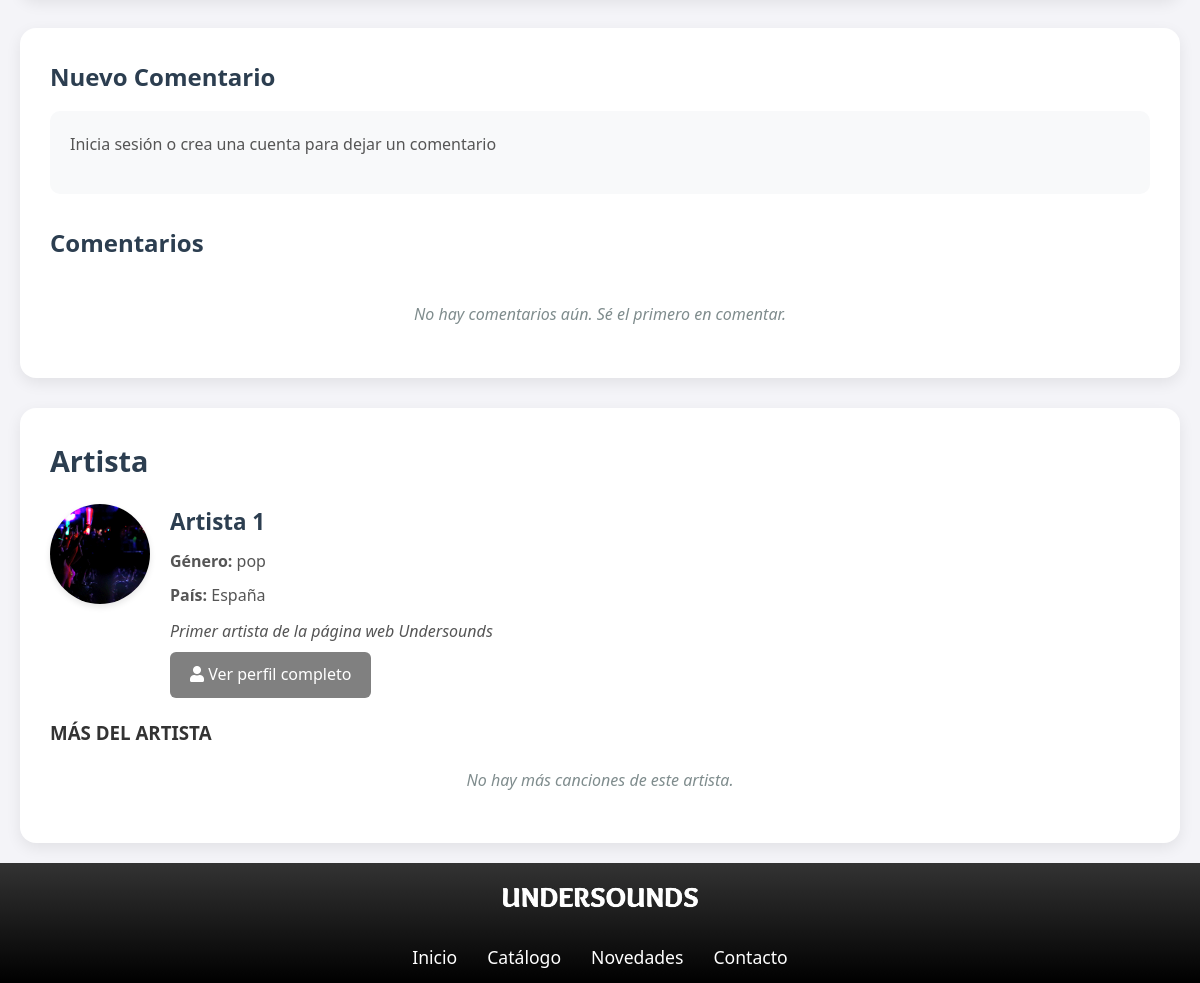
The page /album/11/ (lower part) on the database as committed earlier.
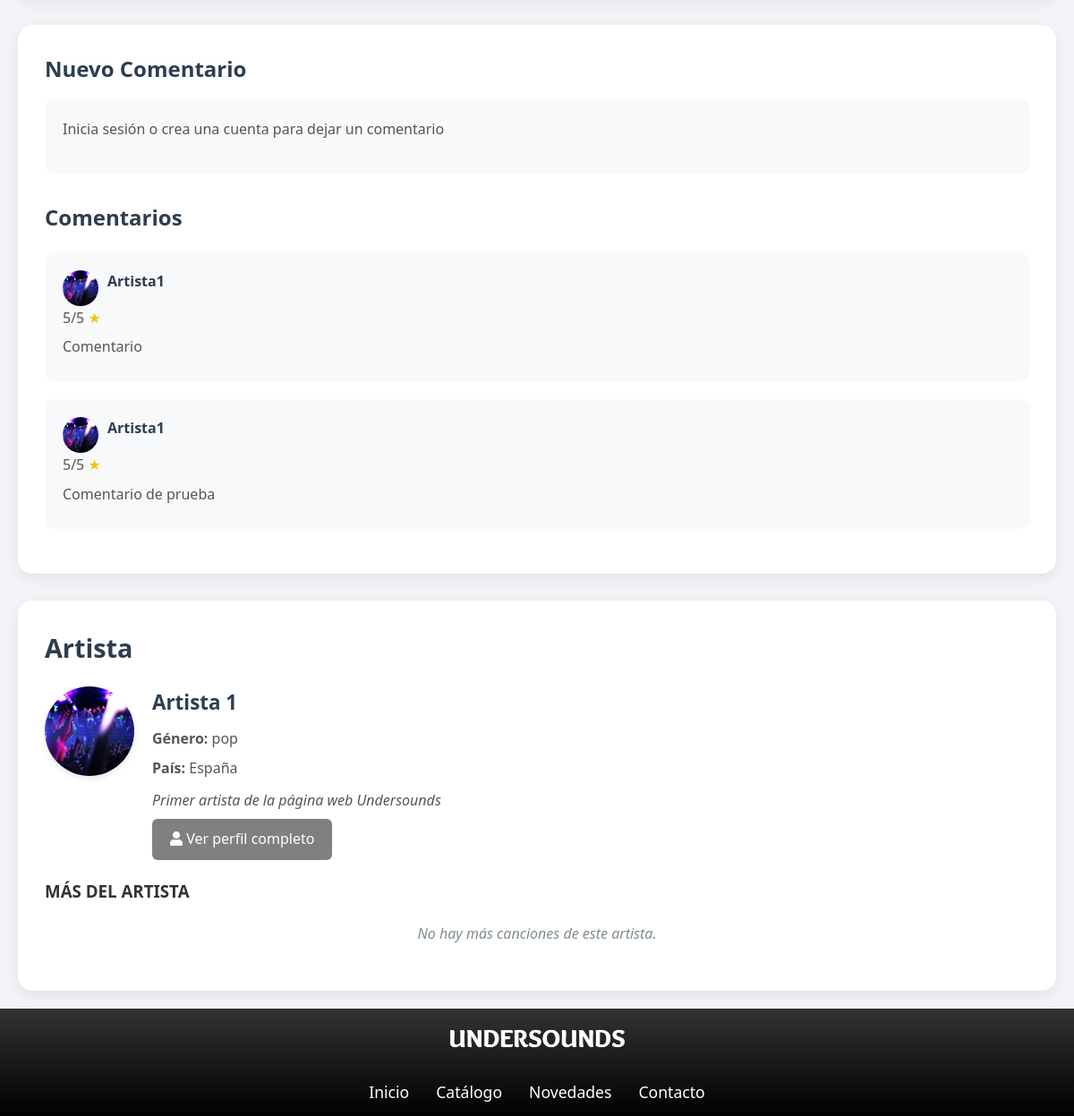
The same page on the database as committed later.
### model/music/comments_model.py (models this page shows, shortened)
class Comments(models.Model):
    user_id = models.ForeignKey(User, on_delete=models.CASCADE,related_name='user_comments')
    comment = models.TextField(max_length=255)
    rating = models.DecimalField(max_digits=5, decimal_places=2, default='0.00')
    song_id = models.ForeignKey(Song, on_delete=models.CASCADE, related_name='song_comments', null=True, blank=True)
    album_id = models.ForeignKey(Album, on_delete=models.CASCADE, related_name='album_comments', null=True, blank=True)
    class Meta:
        app_label = 'music'

### user/models.py (models this page shows, shortened)
class User(AbstractUser):
    ROLE_CHOICES = (
        ('user', 'User'),
        ('artist', 'Artist'),
    )
    role = models.CharField(max_length=10, choices=ROLE_CHOICES, default='user')
    credit_card_number = models.CharField(max_length=16, blank=True, null=True)
    credit_card_expiry = models.DateField(blank=True, null=True)
    created_at = models.DateTimeField(auto_now_add=True)
    avatar = models.ImageField(upload_to='avatars/', default='avatars/usuario.png')
    backend = models.CharField(max_length=255, default='django.contrib.auth.backends.ModelBackend')
    artist_name = models.CharField(max_length=255, blank=True, null=True)
    artist_type = models.CharField(max_length=50, blank=True, null=True)
    bio = models.TextField(max_length=500, blank=True, null=True)
    genre = models.CharField(max_length=50, blank=True, null=True)
    country = models.CharField(max_length=100, blank=True, null=True)
    songs = models.ManyToManyField('music.Song', related_name='artists', blank=True)
    albums = models.ManyToManyField('music.Album', related_name='artists', blank=True)
    class Meta:
        app_label = 'user'

### view/music/views.py (the view)
# urls.py: path('album/<int:album_id>/', views.album_detail, name='album_detail'),
def album_detail(request, album_id):
    album_dto = AlbumController.get_album(album_id)
    if not album_dto:
        return render(request, '404.html', status=404)
    User = get_user_model()
    artist = User.objects.filter(artist_name=album_dto.artist_name).first()
    songs = SongController.get_songs_by_album(album_id)
    valor = []
    for song in songs:
        valor.append(song.price)
    price = sum(valor) / len(valor) if valor else 0
    album_comments = list(Comments.objects.filter(album_id=album_id))
    album_comments.reverse()  # Para mostrar los más recientes primero
    album_in_cart = False
    album_in_order = False
    album_is_favorite = False
    if request.user.is_authenticated:
        album_in_cart = CartItem.objects.filter(
            user=request.user,
            album__id=album_id
        ).exists()
        album_in_order = PurchaseDetail.objects.filter(
            purchase__user=request.user,
            album__id=album_id
        ).exists()
        album_is_favorite = FavoriteController.is_item_favorited(
            request.user.id,
            'album',
            album_id
        )
        artist_songs = UserController.get_artist_with_songs(artist.id).songs.all() if artist else []
    else:
        artist_songs = []
    context = {
        'album': {
            'id': album_dto.id,
            'title': album_dto.title,
            'artist_name': album_dto.artist_name,
            'artist_id': artist.id if artist else None,
            'genre': album_dto.genre,
            'price': price,
            'artist': artist,
            'release_date': album_dto.release_date,
            'album_cover': album_dto.album_cover,
            'description': album_dto.description,
        },
        'artist': artist,
        'songs': songs,
        'album_comments': album_comments,
        'album_in_cart': album_in_cart,
        'album_in_order': album_in_order,
        'album_is_favorite': album_is_favorite,
        'artist_songs': artist_songs,
        'user': request.user,
    }
    return render(request, 'music/album_detail.html', context)

### controller/music_controller.py (called while the page is built)
    @staticmethod
    def get_songs_by_album(album_id):
        return SongDAO.filter_by_album(album_id)

    @staticmethod
    def get_album(album_id):
        return AlbumDAO.get_album_by_id(album_id)

### model/Dao/music_dao.py (called while the page is built)
    @staticmethod
    def filter_by_album(album_id):
        songs = Song.objects.filter(album_id=album_id)
        return [SongFactory.create_dto_from_model(song) for song in songs]

    @staticmethod
    def get_album_by_id(album_id):
        try:
            return Album.objects.get(pk=album_id)
        except Album.DoesNotExist:
            return None

### model/Factory/music_factory.py (called while the page is built)
    @staticmethod
    def create_dto_from_model(song):
        return SongDTO(
            id=song.id,
            title=song.title,
            artist_name=song.artist_name,
            genre=song.genre,
            price=song.price,
            release_date=song.release_date,
            song_cover=song.song_cover,
            song_file=song.song_file
        )

### view/music/templates/music/album_detail.html (shortened to what the changed rows need)
{% extends 'base.html' %}
{% load static %}
{% block extra_css %}
    <link rel="stylesheet" href="{% static 'music/css/album_detail.css' %}">
    <link rel="stylesheet" href="https://cdnjs.cloudflare.com/ajax/libs/font-awesome/5.15.4/css/all.min.css">
{% endblock %}
{% block content %}
<body>
    <main class="main-container">
    <div class="comments-section">
        <div class="new-comment">
            <h2><strong>Nuevo Comentario</strong></h2>
        </div>
        <div class="comments-list">
            <h2><strong>Comentarios</strong></h2>
            {% for comment in album_comments %}
                <div class="comment">
                    <img src="{{ comment.user_id.avatar.url }}" alt="Perfil" class="user">
                    <strong>{{ comment.user_id.username }}</strong>
                    <div>
                        <p>{{ comment.rating|floatformat:0 }}/5 <span class="star">★</span></p>
                    </div>
                    <p>{{ comment.comment }}</p>
                </div>
            {% empty %}
                <div class="no-comments">
                    No hay comentarios aún. Sé el primero en comentar.
                </div>
            {% endfor %}
        </div>
    </div>
    <div class="author-info">
    <h2><strong>Artista</strong></h2>
</div>
</main>
{% endblock %}

Rows that differ between the two databases and show on the page:
added Comments: user_id.avatar (picture), user_id.username "Artista1", rating "5", comment "Comentario"
added Comments: user_id.avatar (picture), user_id.username "Artista1", rating "5", comment "Comentario de prueba"
Other text that changed with them:
text no longer shown: "No hay comentarios aún. Sé el primero en comentar."
